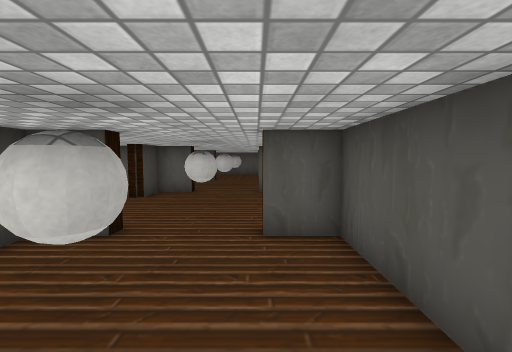
View 1 (above)

22 first-person views from a walk through a 3-D level made in the Unity game engine. The camera is 1.4 m above the floor, tilts 4° down and sees 90° across. The floor is counted in squares, 1 m on a side. Each view is taken from the middle of a square. On the plan, view 1 faces up. The plan holds only what a view shows up to about 13 squares ahead; the rest is blank. Some surface patterns are stand-ins.

View 2
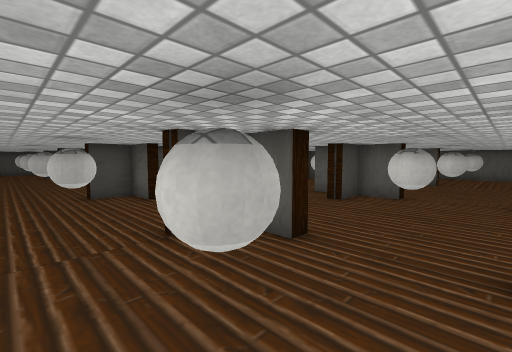

View 3
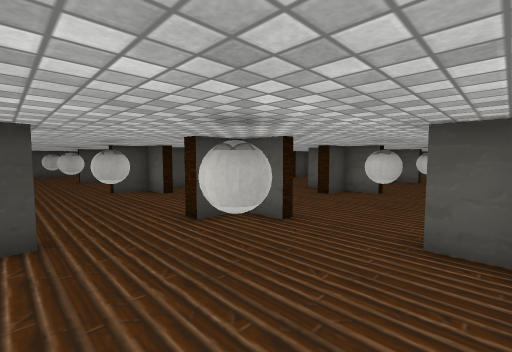

View 4
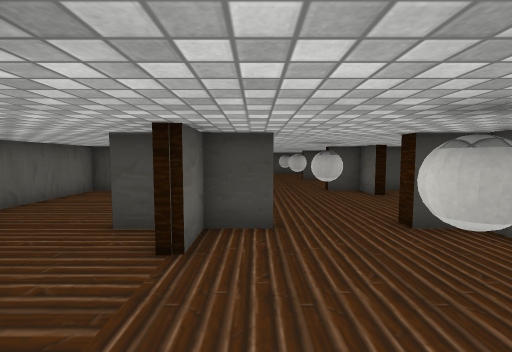

View 5
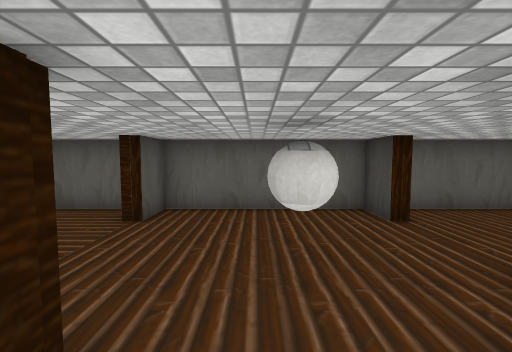

View 6
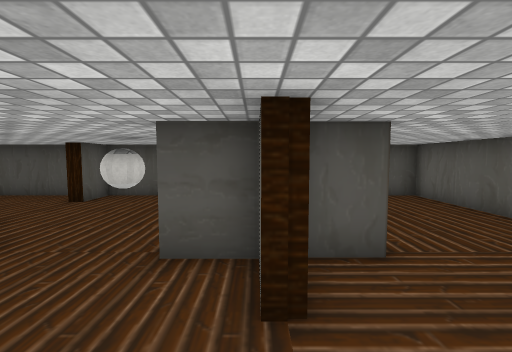

View 7
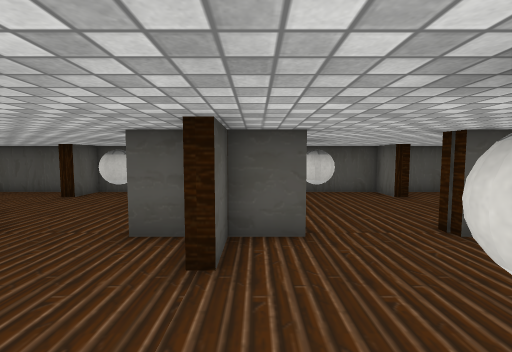

View 8
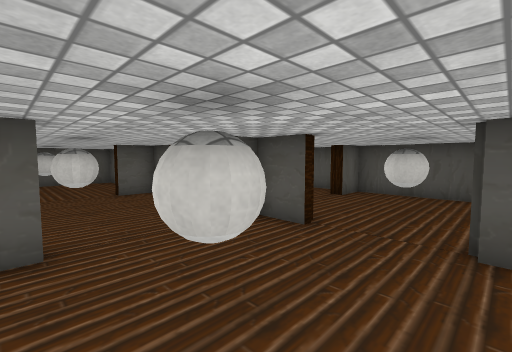

View 9
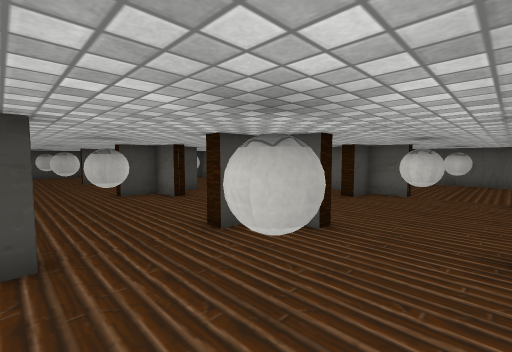

View 10
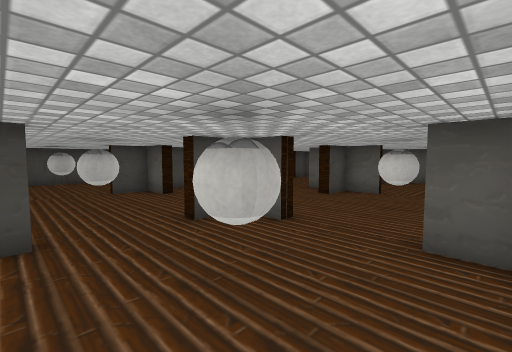

View 11
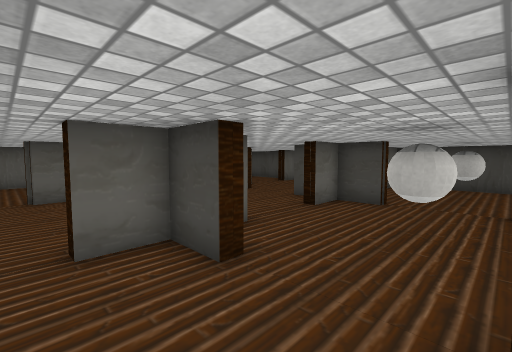

View 12
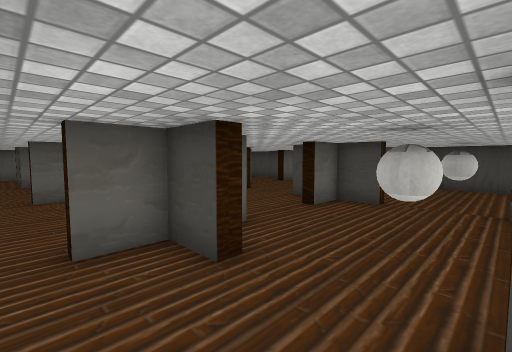

View 13
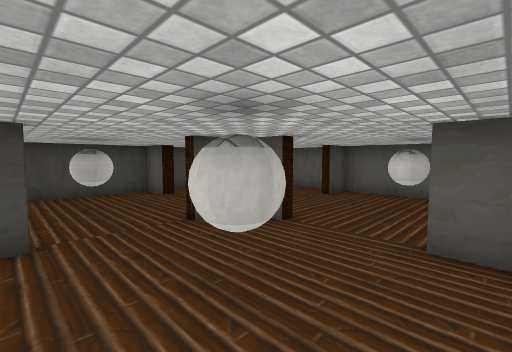

View 14
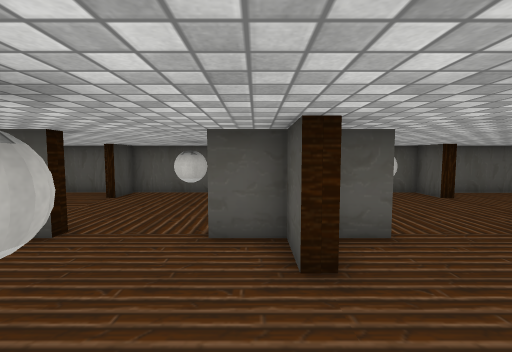

View 15
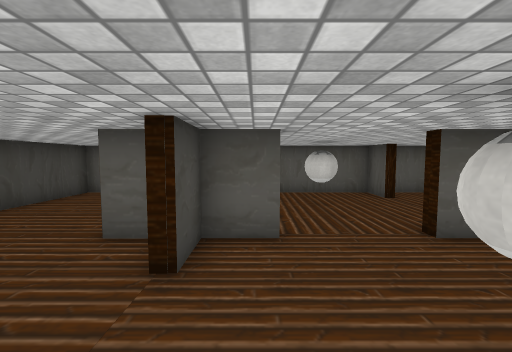

View 16
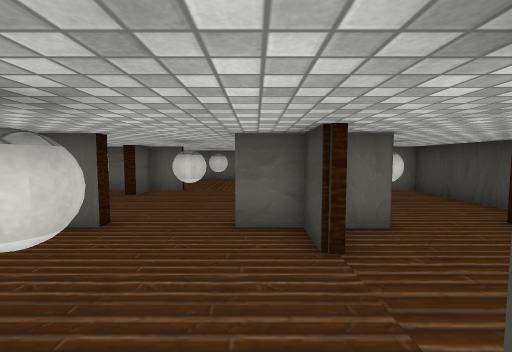

View 17
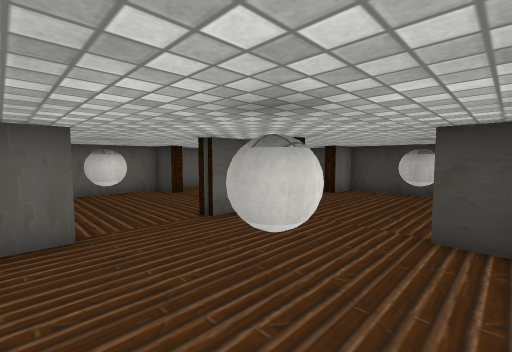

View 18
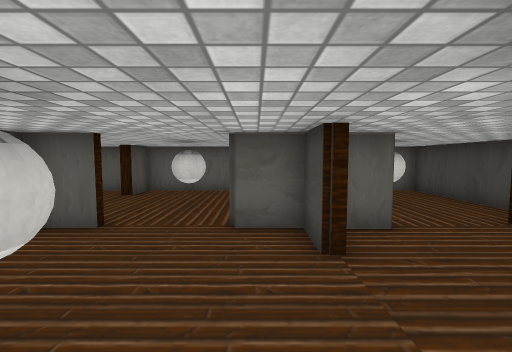

View 19
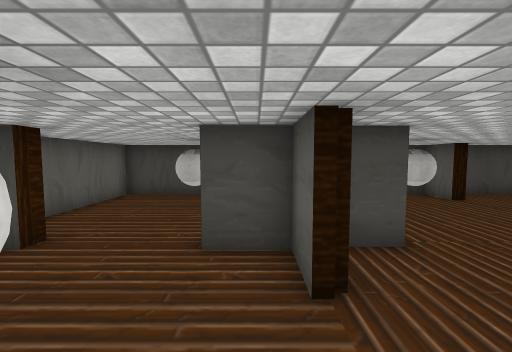

View 20
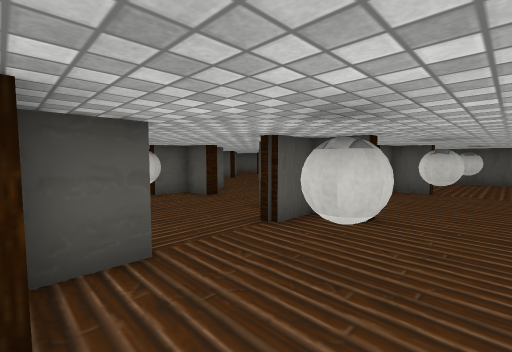

View 21
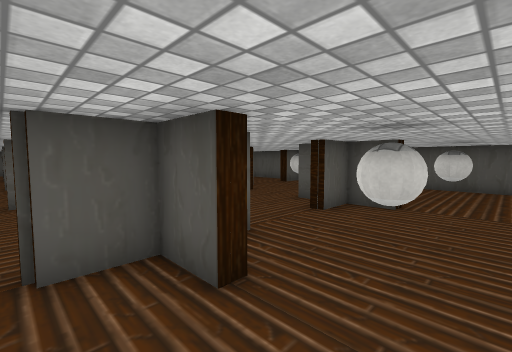

View 22
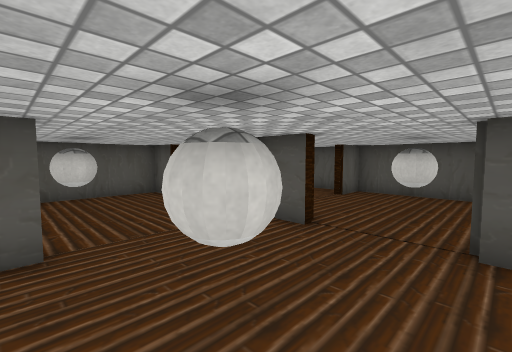

### Floor plan
Key: @ floor where view 1 was taken; # wall or solid block; . floor; O other object.
Columns run from 28 left of view 1 to 2 right of it. Each row starts with its distance up from view 1.
 23    ############  ########
 22 #.  ..#.....#.  ..#.....#
 21 #.  ..#.....#.. ..#.....#
 20 #..  ....O.....O....O...
 19 #...  ..................      #
 18 #...   ..... ..... ....    ...#
 17 ##...###...###...###...###...##
 16 #.....#.....#... .#.....#.....#
 15 #............... .............#
 14 #..O.....O.....O  ..O.....O...#
 13 #................ ............#
 12    ...#.....#....  .....#.....#
 11       ##...###...###...###...##
 10       #.....#.....#.....#.....#
  9 #.............................#
  8 #..O.....O.....O....O.....O...#
  7 #.............................#
  6 #.....#.....#.....#.....#.....#
  5 ##...###...###...###...###...##
  4 #.....#.....#.....#.....#.....#
  3 #.............................#
  2 #..O.....O.....O....O.....O...#
  1 #.............................#
  0 #.....#.....#.....#.....#...@.#
 -1 ##...###...###...###...## ...##
 -2 #.....#.....#.....#.....#  ...#
 -3 #.............................#
 -4 #..O.....O.....O....O.....O...#
 -5 #.............................#
 -6 #.....#.....#.....#.....#.....#
 -7 ###############################

Where each view was taken, in squares from view 1:
view 1: 0 up, 0 right, facing up
view 2: 1 up, 0 right, facing up-left
view 3: 0 up, 5 left, facing up-left
view 4: 0 up, 5 left, facing left
view 5: 0 up, 7 left, facing down
view 6: 1 down, 8 left, facing right
view 7: 4 up, 9 left, facing right
view 8: 6 up, 9 left, facing up-right
view 9: 6 up, 6 left, facing up-left
view 10: 6 up, 11 left, facing up-left
view 11: 9 up, 14 left, facing down-left
view 12: 15 up, 14 left, facing down-left
view 13: 12 up, 17 left, facing up-left
view 14: 12 up, 17 left, facing up
view 15: 12 up, 21 left, facing up
view 16: 10 up, 21 left, facing down
view 17: 4 up, 17 left, facing down-left
view 18: 4 up, 21 left, facing down
view 19: 2 down, 18 left, facing left
view 20: 5 down, 16 left, facing up-right
view 21: 5 down, 12 left, facing up-right
view 22: 12 up, 9 left, facing up-right
